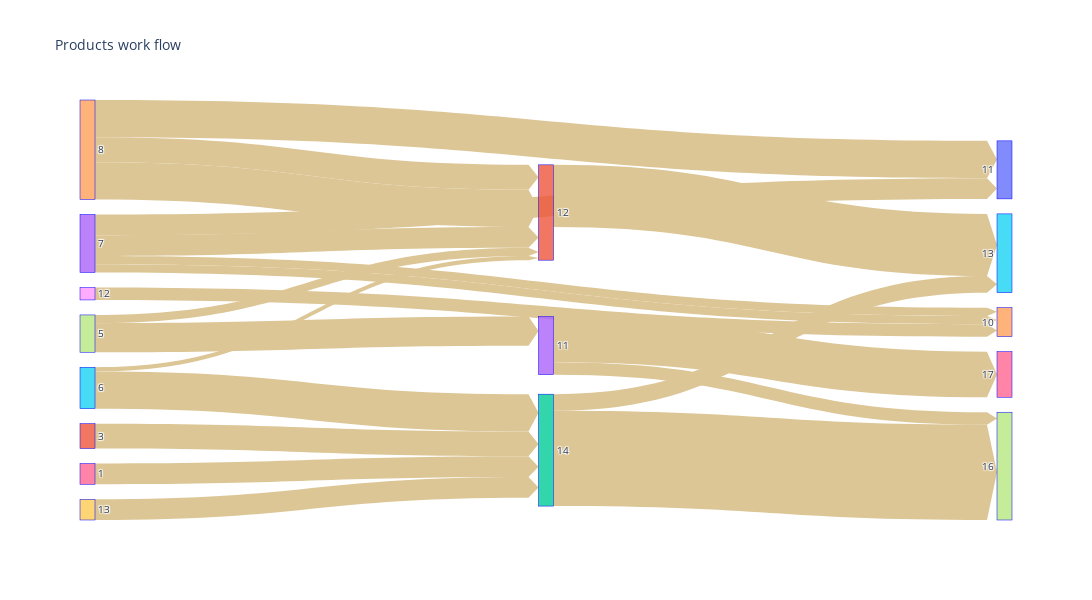

The notebook cell this image was saved under:
### Code cell
fig = go.Figure(
    data=
    [
      go.Sankey(
        #valueformat = ".2%",
        #valuesuffix = "%",
        #arrangement='snap',
        # Define nodes
        node = dict(
          pad = 15,
          thickness = 15,
          line = dict(color = "blue", width = 0.5),
          label = entities,
          #align="left",
        ),
        # Add links
        link = dict(
          arrowlen=10,
          source = df_work['p1'].to_list(),
          target =  df_work['p2'].to_list(),
          value =  df_work['work'].to_list(),
          #label =  df_product['label_percentage'].to_list(),
          color =  "#ddc696"
        )
      )
    ]
)

fig.update_layout(title_text="Products work flow",
                  font_size=10, height=600, width=1500)
fig.write_html('graph_analysis/sankey_work.html')
fig.show()

### Figure 1 — Plotly figure (JSON) as saved in the notebook; plotly's stock layout.template omitted (floating-point values rounded to 4 significant figures)
{"data": [{"link": {"arrowlen": 10, "color": "#ddc696", "source": [9, 3, 3, 4, 4, 3, 7, 4, 8, 3, 6, 1, 7, 5, 5, 12, 13, 11, 12, 13], "target": [12, 14, 11, 11, 11, 14, 11, 10, 14, 10, 12, 12, 13, 11, 12, 17, 16, 15, 15, 17], "value": [5, 2, 5, 6, 9, 2, 2, 9, 3, 5, 5, 6, 7, 1, 9, 23, 11, 15, 4, 3]}, "node": {"label": [9, 3, 4, 7, 8, 6, 1, 5, 12, 13, 11, 12, 14, 11, 10, 13, 17, 16, 15], "line": {"color": "blue", "width": 0.5}, "pad": 15, "thickness": 15}, "type": "sankey"}], "layout": {"font": {"size": 10}, "height": 600, "title": {"text": "Products work flow"}, "width": 1500}}
